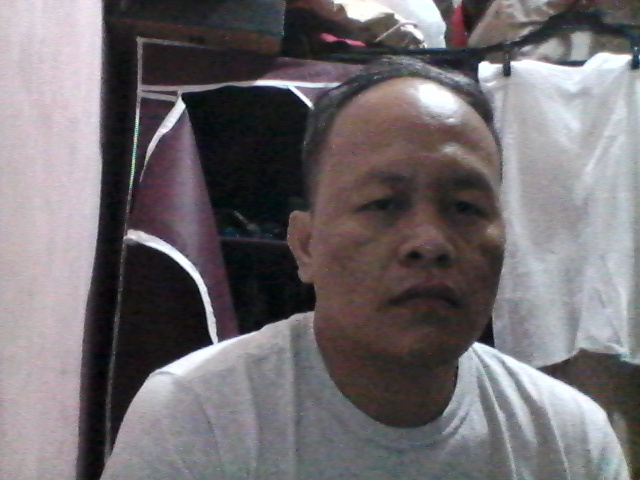
#> input picture Image-Thres/20180310_23h30m39s308000.jpg, 640 x 480 px, given in place of the camera
$ python Img-thres.py
#> lines starting #> are read from the running program, lines starting #| are printed output that depends on the picture; after the words box and inside, x2 and y2 are one past the last pixel; in counts of white or black regions, pixels touching at a corner belong together
import numpy as np		      # importing Numpy for use w/ OpenCV
import cv2                                                  # importing Python OpenCV
from datetime import datetime             # importing datetime for naming files w/ timestamp

def diffImg(t0, t1, t2):                               # Function to calculate difference between images.
  d1 = cv2.absdiff(t2, t1)
  d2 = cv2.absdiff(t1, t0)
  return cv2.bitwise_and(d1, d2)

threshold = 85000                                      # Threshold for triggering "motion detection"
cam = cv2.VideoCapture(0)                       # Lets initialize capture on webcam

winName = "Movement Indicator"	       # comment to hide window
cv2.namedWindow(winName)                 # comment to hide window

# Read three images first:
t_minus = cv2.cvtColor(cam.read()[1], cv2.COLOR_RGB2GRAY)
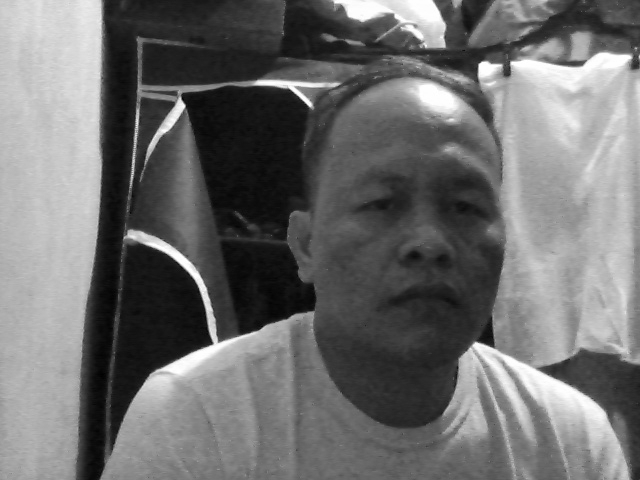
#> t_minus: shape (480, 640); min 1, max 255, mean 110.7
t = cv2.cvtColor(cam.read()[1], cv2.COLOR_RGB2GRAY)
t_plus = cv2.cvtColor(cam.read()[1], cv2.COLOR_RGB2GRAY)
# Lets use a time check so we only take 1 pic per sec
timeCheck = datetime.now().strftime('%Ss')

while True:
  ret, frame = cam.read()	      # read from camera
#> frame is the input picture: shape (480, 640, 3); mean B, G, R 112.3, 109.2, 114.1
  totalDiff = cv2.countNonZero(diffImg(t_minus, t, t_plus))	                            # this is total difference number
#> in diffImg, `d1 = cv2.absdiff(t2, t1)`: d1: shape (480, 640); every value is 0
#> totalDiff = 0
  text = "Motion Threshold: " + str(totalDiff)				             # make a text showing total diff.
#> text = 'Motion Threshold: 0'
  cv2.putText(frame, text, (20,40), cv2.FONT_HERSHEY_SIMPLEX, 1, (0,0,0), 2)   # display it on screen
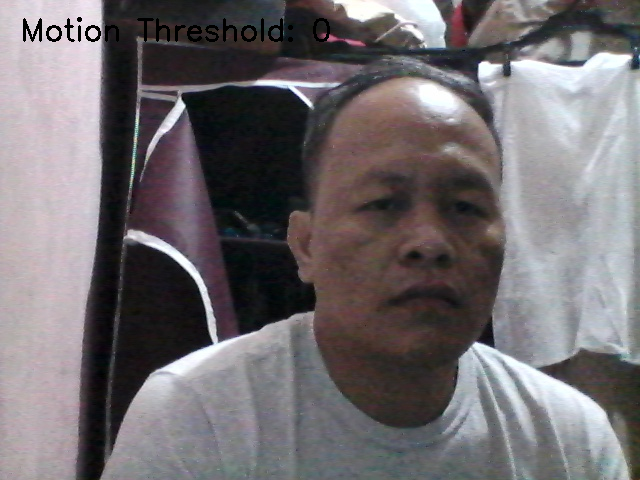
#> frame: shape (480, 640, 3); 0.67% of pixels changed, all inside (x1, y1, x2, y2) = (23, 17, 330, 42)
  if totalDiff > threshold and timeCheck != datetime.now().strftime('%Ss'):
    dimg= cam.read()[1]
    cv2.imwrite(datetime.now().strftime('%Y%m%d_%Hh%Mm%Ss%f') + '.jpg', dimg)
  timeCheck = datetime.now().strftime('%Ss')
  # Read next image
  t_minus = t
  t = t_plus
  t_plus = cv2.cvtColor(cam.read()[1], cv2.COLOR_RGB2GRAY)
  cv2.imshow(winName, frame)

  key = cv2.waitKey(10)
#> (key Esc is pressed here)
  if key == 27:			                                                                                # comment this 'if' to hide window
    cv2.destroyWindow(winName)
    break
